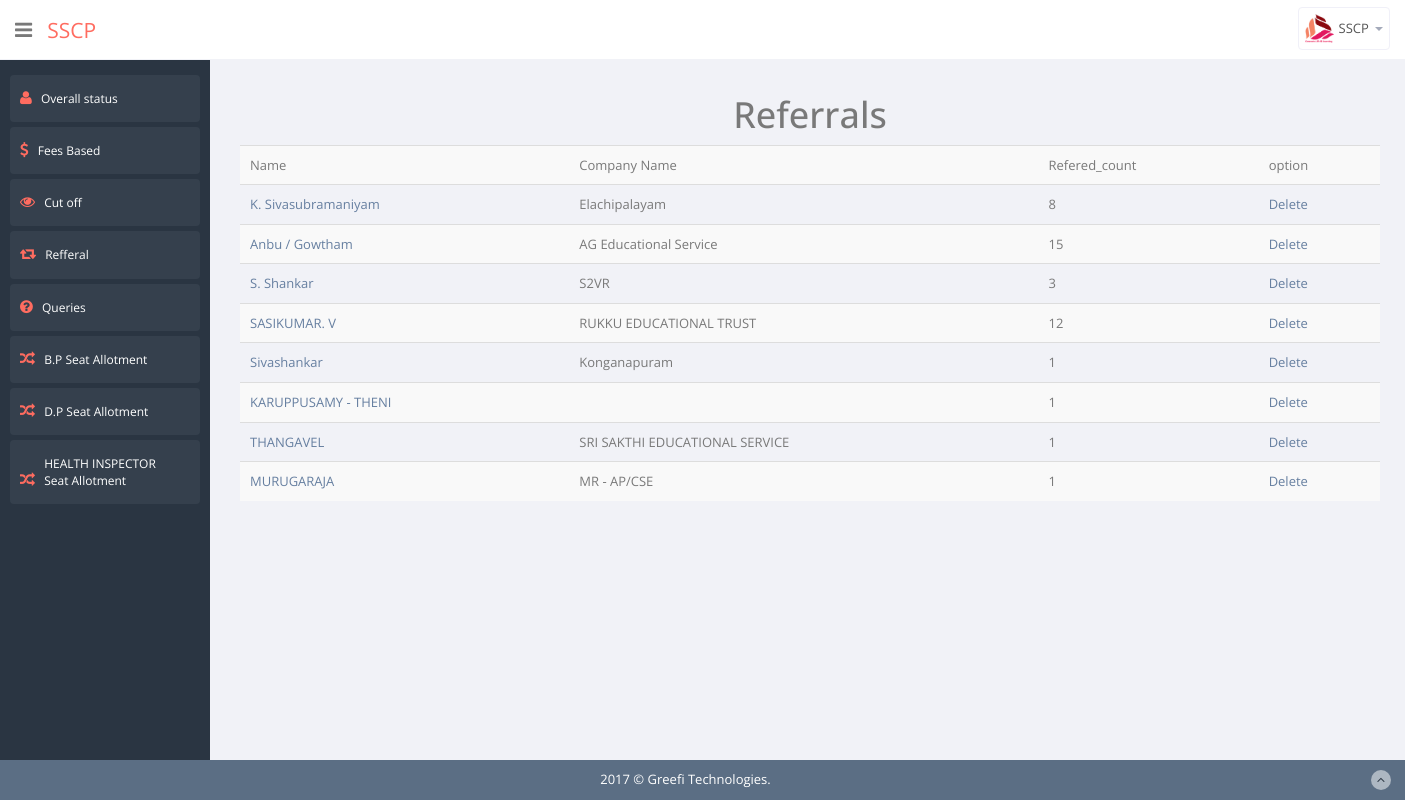
Page /admin/view/refered_by.php (signed in) on the committed database.
### tables this page shows
CREATE TABLE `refered` (
  `id` int(11) NOT NULL AUTO_INCREMENT,
  `name` varchar(255) NOT NULL,
  `company_name` varchar(255) NOT NULL,
  PRIMARY KEY (`id`)
);

### admin/model/db.php (called while the page is built, shortened)
<?php
	function db_connect(){
		$connection = mysqli_connect("localhost", "root", "", "admission");
		return $connection;
	}
	function execute_query($query, $link){
		if(!empty($link)){
			return mysqli_query($link, $query);
		}else{
			return mysqli_query(db_connect(), $query);
		}
	}
	function get_array_from_object($result){
		return mysqli_fetch_array($result, MYSQLI_ASSOC);
	}

### admin/model/select.php (called while the page is built, shortened)
<?php
	function select($column_names, $table_name, $conditions, $con){
		$sql = get_select_query($column_names, $table_name, $conditions);
		if($result = execute_query($sql, $con)){
			while($row = get_array_from_object($result)) {
				$selected_rows[] = $row;
			}
			return $selected_rows;
		} else{
			return $selected_rows = "empty";
		}
	}
	function get_select_query($column_names, $table_name, $conditions){
		$column = parse_column($column_names);
		if(empty($conditions)){
			$query = "SELECT ".$column." FROM ".$table_name;
		} else{
			$condition = parse_condition($conditions);
			$query = "SELECT ".$column." FROM ".$table_name . " WHERE ".$condition;
		}
		return $query;
	}
	function parse_column($column_names){
		if(is_array($column_names)){
			$i = 1;
			foreach ($column_names as $key => $column_name) {
				if($i == 1){
					$colum_sql = $column_name;
					++$i;
				} else{
					$colum_sql = $colum_sql.",".$column_name;
				}
			}
		} else{
			$colum_sql = $column_names;
		}
		return $colum_sql;
	}
	function parse_condition($column_names){
		if(is_array($column_names)){
			$i = 1;
			foreach ($column_names as $column_name => $column_value) {
				if($i == 1){
					$condition_sql = $column_name ." = '". $column_value."'";
					++$i;
				} else{
					$condition_sql = $condition_sql." AND ".$column_name ." = '". $column_value."'";
				}
			}
		} else{
			$condition_sql = $column_names;
		}
		return $condition_sql;
	}

### controller/get_referred_by.php (called while the page is built, shortened)
<?php
	include_once '../model/db.php';
	function referred_by(){
		return select('*','refered','1',db_connect());
	}

### admin/view/refered_by.php (the view)
<?php
	include_once 'header.php';
	include_once '../../controller/get_referred_by.php';
	include_once '../model/db.php';
	$conn = db_connect();
	$raw_data = referred_by();
?>
	<div class="container">
		<h1 class="text-center">Referrals</h1>
		<table class="table table-striped">
			<tr>
				<td>Name</td>
				<td>Company Name</td>
				<td>Refered_count</td>
				<td>option</td>
			</tr>
			<?php
				if ($raw_data == 'empty') {
					echo "No Data Found";
				}
				else{
					foreach ($raw_data as $value) {
						$count_refer = select('`refered_by`','add_student',array('refered_by' => $value['id']),$conn);
						if ($count_refer == 'empty') {
							$count = "Empty";
						}
						else{
							$count = count($count_refer);
						}
						echo "<tr>";
						echo "<td><a href='../view/show_refer_student.php?id=".$value['id']."'>".$value['name']."</a></td>";
						echo "<td>".$value['company_name']."</td>";
						echo "<td>".$count."</td>";
						echo "<td><a href='../controller/delete_refer.php?id=".$value['id']."'>Delete</a></td>";
						echo "</tr>";
					}
				}
			 ?>
		</table>
	</div>
<?php include_once 'footer.php'; ?>

### admin/view/header.php (shortened to what this page needs)
<!DOCTYPE html>
<html lang="en">
<head>
    <link href="../../css/bootstrap.min.css" rel="stylesheet">
    <link href="../../css/bootstrap-reset.css" rel="stylesheet">
    <link href="../../assets/font-awesome/css/font-awesome.css" rel="stylesheet" />
    <link href="../../assets/jquery-easy-pie-chart/jquery.easy-pie-chart.css" rel="stylesheet" type="text/css" media="screen" />
    <link rel="stylesheet" href="../../css/owl.carousel.css" type="text/css">
    <link href="../../css/slidebars.css" rel="stylesheet">
    <link href="../../css/style.css" rel="stylesheet">
    <link href="../../css/style-responsive.css" rel="stylesheet" />
</head>
<body>
    <section id="container">
        <header class="header white-bg">
            <div class="sidebar-toggle-box">
                <i class="fa fa-bars"></i>
            </div>
            <a href="#" class="logo"><span>SSCP</span></a>
            <div class="top-nav ">
                <ul class="nav pull-right top-menu">
                    <li class="dropdown">
                        <a data-toggle="dropdown" class="dropdown-toggle" href="#">
                            <img alt="" style="width: 29px;height: 29px;" src="../img/avatar1_small.png">
                            <span class="username">SSCP</span>
                            <b class="caret"></b>
                        </a>
                    </li>
                </ul>
            </div>
        </header>
        <aside>
          <div id="sidebar"  class="nav-collapse ">
              <ul class="sidebar-menu" id="nav-accordion">
                  <li>
                      <a class="active" href="home.php">
                          <i class="fa fa-user"></i>
                          <span>Overall status</span>
                      </a>
                  </li>
                  <li>
                      <a class="active" href="fees_based.php">
                          <i class="fa fa-usd"></i>
                          <span>Fees Based</span>
                      </a>
                  </li>
                   <li>
                      <a class="active" href="community_based.php">
                          <i class="fa fa-eye"></i>
                          <span>Cut off</span>
                      </a>
                  </li>
                  <li>
                      <a class="active" href="refered_by.php">
                          <i class="fa fa-retweet"></i>
                          <span>Refferal</span>
                      </a>
                  </li>
                  <li>
                      <a class="active" href="queries.php">
                          <i class="fa fa-question-circle"></i>
                          <span>Queries</span>
                      </a>
                  </li>
                   <li>
                      <a class="active" href="seat_allotment_BPHARAM.php">
                          <i class="fa fa-random"></i>
                          <span>B.P Seat Allotment</span>
                      </a>
                  </li>
                   <li>
                      <a class="active" href="seat_allotment_DPHARAM.php">
                          <i class="fa fa-random"></i>
                          <span>D.P Seat Allotment</span>
                      </a>
                  </li>
                   <li>
                      <a class="active" href="seat_allotment_HL.php">
                          <i class="fa fa-random"></i>
                          <span>HEALTH INSPECTOR <br> Seat Allotment</span>
                      </a>
                  </li>
              </ul>
          </div>
        </aside>
        <section id="main-content">
        <section class="wrapper">

### admin/view/footer.php (shortened to what this page needs)
                <div class="row">
                    <div class="col-lg-4">
                    </div>
                </div>
            </section>
        </section>
        <footer class="site-footer always-bottom">
            <div class="text-center">
                2017 &copy; Greefi Technologies.
                <a href="#" class="go-top">
                    <i class="fa fa-angle-up"></i>
                </a>
            </div>
        </footer>
    </section>
</body>
</html>

### rows in the picture
refered: name "K. Sivasubramaniyam", company_name "Elachipalayam", count "8"
refered: name "Anbu / Gowtham", company_name "AG Educational Service", count "15"
refered: name "S. Shankar", company_name "S2VR", count "3"
refered: name "SASIKUMAR. V", company_name "RUKKU EDUCATIONAL TRUST", count "12"
refered: name "Sivashankar", company_name "Konganapuram", count "1"
refered: name "KARUPPUSAMY - THENI", count "1"
refered: name "THANGAVEL", company_name "SRI SAKTHI EDUCATIONAL SERVICE", count "1"
refered: name "MURUGARAJA", company_name "MR - AP/CSE", count "1"
